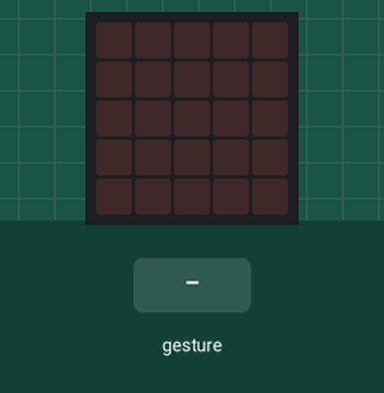
A program run on a simulated BBC micro:bit (MakeCode). Shown: the board's 5×5 LED display. The inputs (shaded band) are chosen by the test bench. Random numbers come from a fixed seed; a tilt is held for 1.5 s and a shake lasts 1 s, then the board lies face up again.

Above: at 1.2 s.
1.3 s: gesture 'shake'
At 2.2 s:
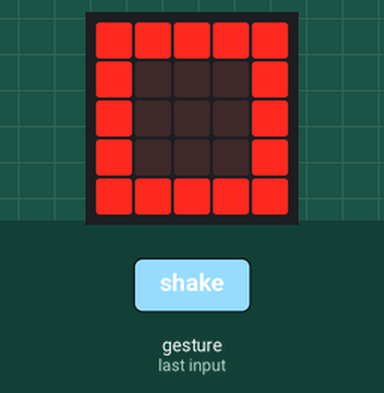
3.0 s: gesture 'shake'
At 3.5 s:
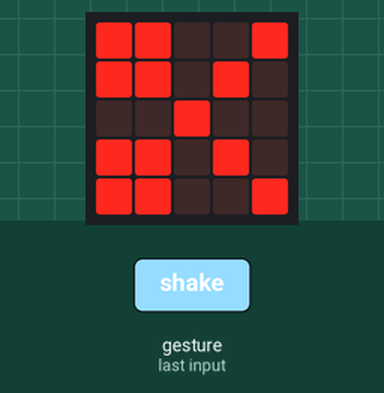
Timing chart, 0 to 6.0 s (numbered marks = the images above; inputs shaded):
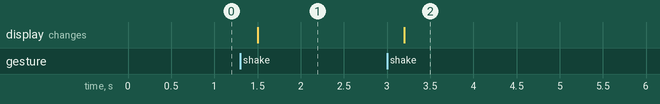

Measured:
- after the input at 1.3 s, the display: changes after 0.20 s (image 1)
- after the input at 3.0 s, the display: changes after 0.20 s (image 2)

The program:

main.ts
```typescript
let mao = 0
input.onGesture(Gesture.Shake, function () {
    mao = randint(1, 3)
    if (mao == 1) {
        basic.showLeds(`
            # # # # #
            # . . . #
            # . . . #
            # . . . #
            # # # # #
            `)
    } else if (mao == 2) {
        basic.showLeds(`
            . . . . .
            . # # # .
            . # . # .
            . # # # .
            . . . . .
            `)
    } else {
        basic.showLeds(`
            # # . . #
            # # . # .
            . . # . .
            # # . # .
            # # . . #
            `)
    }
})
```

test.ts
```typescript
// testes vão aqui; isto não será compilado quando este pacote for usado como uma extensão.
```
